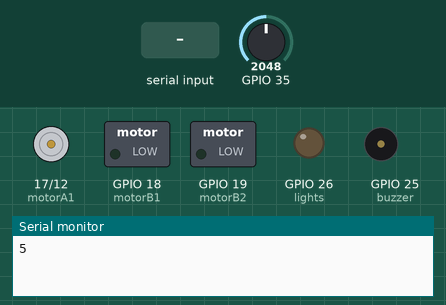
A sketch run on a simulated ESP32. Parts: motor-driver pin pairs drawn as motors (green arrow = first pin HIGH = forward, orange = second pin HIGH = backward, longer = more drive), switched loads named in the sketch (green lamp = pin HIGH), output pins drawn as LEDs (lit = HIGH), buzzer (waves = sounding, pin HIGH), the last lines printed to the serial monitor. The test bench sets the inputs (shaded band); at power-on: GPIO 35 = 2048.

Above: at 1.2 s.
1.3 s: "A" received over Serial
At 1.9 s:
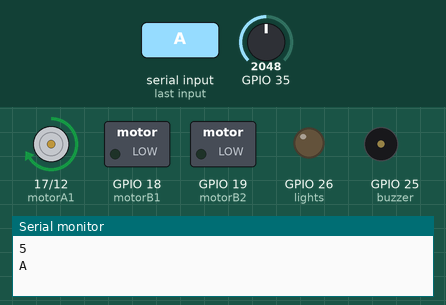
2.8 s: "V" received over Serial
At 3.1 s:
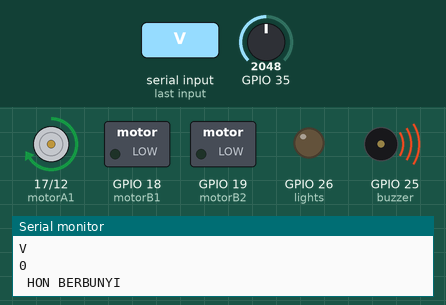
4.3 s: "S" received over Serial
At 5.5 s:
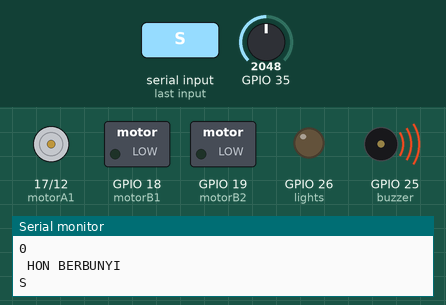
5.8 s: "W" received over Serial
At 6.6 s:
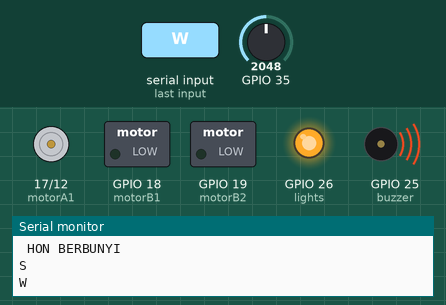
7.3 s: "V" received over Serial
At 7.7 s:
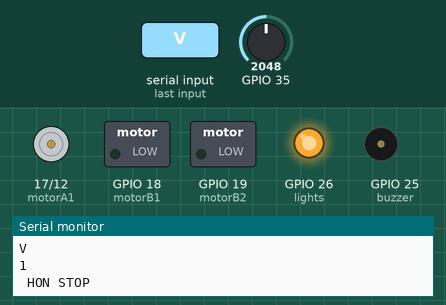
8.8 s: "A" received over Serial
At 10.1 s:
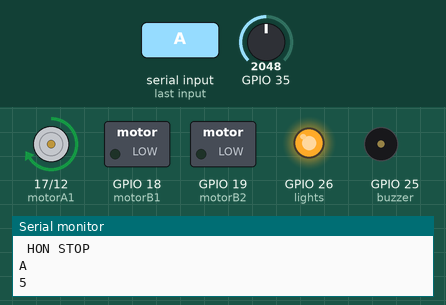
Timing chart, 0 to 11.3 s (numbered marks = the images above; inputs shaded):
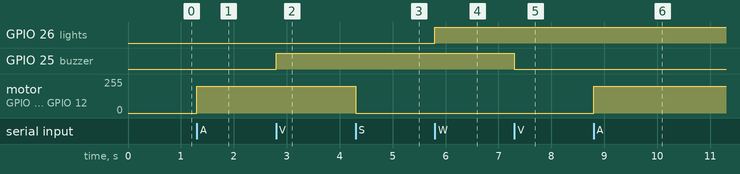

The sketch:

kawalspeesDCmotor_03.ino
```cpp
#define motorA1  17
#define motorA2  12
#define motorB1  18
#define motorB2  19
#define buzzer   25
#define lights   26

// Setting PWM properties
const int freq = 5000;
const int pwmChannel = 0;
const int resolution = 8;
int dutyCycle = 255;

char dat;
int i=0;
int j=0;
 int vSpeed=200;

 //Calculate Battery Level
  const float maxBattery = 8.0;// Change value to your max battery voltage level!
  int perVolt;                 // Percentage variable
  float voltage = 0.0;         // Read battery voltage
  int level;
// Use it to make a delay... without delay() function!
  long previousMillis = -1000*10;// -1000*10=-10sec. to read the first value. If you use 0 then you will take the first value after 10sec.
  long interval = 1000*10;       // interval at which to read battery voltage, change it if you want! (10*1000=10sec)
  unsigned long currentMillis;   //unsigned long currentMillis;

void setup() {
  //-------------declare kaki dahulu-----------------//
  pinMode(motorA1, OUTPUT);
  pinMode(motorA2, OUTPUT);
  pinMode(motorB1, OUTPUT);
  pinMode(motorB2, OUTPUT);

  pinMode(buzzer, OUTPUT);
  pinMode(lights, OUTPUT);
  //-------------------buka ledc punya channel-----//
  ledcSetup(3, 5000, 8); // channel number(0-15), frequensi 5000 hz PWM, 8-bit
  ledcSetup(4, 5000, 8); // 5000 hz PWM, 8-bit resolution

  //--------setting channet bagi setiap nilai PWM------------//
  ledcAttachPin(motorA1, 3);
  ledcAttachPin(motorA2, 4);

  Serial.begin(115200);

}

void loop() {

  if(Serial.available()> 0){
    dat = Serial.read();
    Serial.println(dat);}


  if (dat == '0'){
      vSpeed=0;}
    else if (dat == '1'){
      vSpeed=100;}
    else if (dat == '2'){
      vSpeed=180;}
    else if (dat == '3'){
      vSpeed=200;}
    else if (dat == '4'){
      vSpeed=255;}

  if (dat=='A'){
  ledcWrite(3, vSpeed);//ledcWrite untuk jalankan pwm (nilai 3 tu adalah nomber channel
  ledcWrite(4, 0);
  }

  else if (dat=='S'){
  ledcWrite(3, 0);//ledcWrite untuk jalankan pwm (nilai 3 tu adalah nomber channel
  ledcWrite(4, 0);
  }

  //If state is equal with letter 'V', play (or stop) horn sound
    else if (dat == 'V'){
      Serial.println(j);
      if (j==0){
         digitalWrite(buzzer, HIGH);//Speaker on
          Serial.println(" HON BERBUNYI");
         j=1;
      }
      else if (j==1){
         digitalWrite(buzzer, LOW);
         Serial.println(" HON STOP");
         j=0;
      }
      dat='n';
    }

        /************************Lights*****************************/
  //If state is equal with letter 'W', turn leds on or of off
    else if (dat == 'W') {
      if (i==0){
         digitalWrite(lights, HIGH);
         i=1;
      }
      else if (i==1){
         digitalWrite(lights, LOW);
         i=0;
      }
      dat='n';
    }


     //Read battery voltage every 10sec.
    currentMillis = millis();
    if(currentMillis - (previousMillis) > (interval)) {
       previousMillis = currentMillis;
       //Read voltage from analog pin A0 and make calibration:
       voltage = (analogRead(35)*3.3 / 4096.0)*8.2;
       //Calculate percentage...
       perVolt = (voltage*100)/ maxBattery;
       if      (perVolt<=75)               { level=0; }
       else if (perVolt>75 && perVolt<=80) { level=1; }    //        Battery level
       else if (perVolt>80 && perVolt<=85) { level=2; }    //Min ------------------------   Max
       else if (perVolt>85 && perVolt<=90) { level=3; }    //    | 0 | 1 | 2 | 3 | 4 | 5 | >
       else if (perVolt>90 && perVolt<=95) { level=4; }    //    ------------------------
       else if (perVolt>95)                { level=5; }
       Serial.println(level);
    }
}
```

Measured:
- after the input at 1.3 s, motor on GPIO 17 (motorA1) / GPIO 12 (motorA2): stopped → forward 199/255 at once
- after the input at 2.8 s, GPIO 25 (buzzer): LOW → HIGH at once
- after the input at 4.3 s, motor on GPIO 17 (motorA1) / GPIO 12 (motorA2): forward 199/255 → stopped at once
- after the input at 5.8 s, GPIO 26 (lights): LOW → HIGH at once
- after the input at 7.3 s, GPIO 25 (buzzer): HIGH → LOW at once
- after the input at 8.8 s, motor on GPIO 17 (motorA1) / GPIO 12 (motorA2): stopped → forward 199/255 at once
